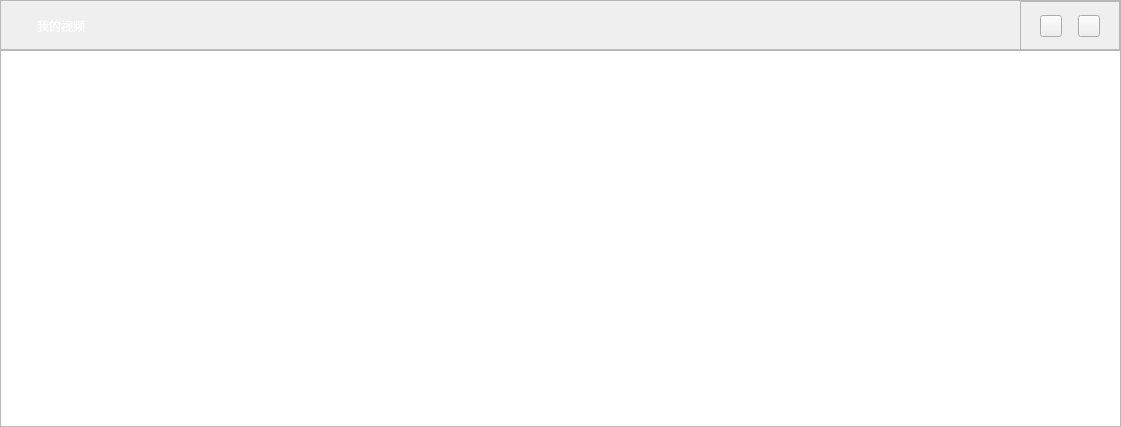
<?xml version="1.0" encoding="UTF-8"?>
<ui version="4.0">
 <class>MyVideosFile</class>
 <widget class="QWidget" name="MyVideosFile">
  <property name="geometry">
   <rect>
    <x>0</x>
    <y>0</y>
    <width>1121</width>
    <height>427</height>
   </rect>
  </property>
  <property name="windowTitle">
   <string>Form</string>
  </property>
  <layout class="QVBoxLayout" name="verticalLayout">
   <property name="spacing">
    <number>0</number>
   </property>
   <property name="leftMargin">
    <number>0</number>
   </property>
   <property name="topMargin">
    <number>0</number>
   </property>
   <property name="rightMargin">
    <number>0</number>
   </property>
   <property name="bottomMargin">
    <number>0</number>
   </property>
   <item>
    <widget class="QFrame" name="frame_video">
     <property name="minimumSize">
      <size>
       <width>0</width>
       <height>50</height>
      </size>
     </property>
     <property name="maximumSize">
      <size>
       <width>16777215</width>
       <height>50</height>
      </size>
     </property>
     <property name="frameShape">
      <enum>QFrame::StyledPanel</enum>
     </property>
     <property name="frameShadow">
      <enum>QFrame::Raised</enum>
     </property>
     <layout class="QHBoxLayout" name="horizontalLayout_3">
      <property name="spacing">
       <number>0</number>
      </property>
      <property name="leftMargin">
       <number>0</number>
      </property>
      <property name="topMargin">
       <number>0</number>
      </property>
      <property name="rightMargin">
       <number>0</number>
      </property>
      <property name="bottomMargin">
       <number>0</number>
      </property>
      <item>
       <layout class="QHBoxLayout" name="horizontalLayout">
        <item>
         <widget class="QPushButton" name="pushButton_myvideo">
          <property name="minimumSize">
           <size>
            <width>120</width>
            <height>50</height>
           </size>
          </property>
          <property name="maximumSize">
           <size>
            <width>16777215</width>
            <height>50</height>
           </size>
          </property>
          <property name="styleSheet">
           <string notr="true">QPushButton
{
border: none;
color: white;
font: 800 20px &quot;微软雅黑&quot;;
background-color: transparent;
}</string>
          </property>
          <property name="text">
           <string>我的视频</string>
          </property>
         </widget>
        </item>
        <item>
         <spacer name="horizontalSpacer">
          <property name="orientation">
           <enum>Qt::Horizontal</enum>
          </property>
          <property name="sizeHint" stdset="0">
           <size>
            <width>769</width>
            <height>20</height>
           </size>
          </property>
         </spacer>
        </item>
        <item>
         <widget class="QFrame" name="frame_showtype">
          <property name="minimumSize">
           <size>
            <width>100</width>
            <height>50</height>
           </size>
          </property>
          <property name="maximumSize">
           <size>
            <width>100</width>
            <height>50</height>
           </size>
          </property>
          <property name="frameShape">
           <enum>QFrame::StyledPanel</enum>
          </property>
          <property name="frameShadow">
           <enum>QFrame::Raised</enum>
          </property>
          <layout class="QHBoxLayout" name="horizontalLayout_2">
           <item>
            <widget class="QPushButton" name="pushButton_listMode">
             <property name="minimumSize">
              <size>
               <width>22</width>
               <height>22</height>
              </size>
             </property>
             <property name="maximumSize">
              <size>
               <width>22</width>
               <height>22</height>
              </size>
             </property>
             <property name="styleSheet">
              <string notr="true">QPushButton
{
border-image: url(:/images/fileitem/file_listMode.png);
}</string>
             </property>
             <property name="text">
              <string/>
             </property>
            </widget>
           </item>
           <item>
            <widget class="QPushButton" name="pushButton_iconMode">
             <property name="minimumSize">
              <size>
               <width>22</width>
               <height>22</height>
              </size>
             </property>
             <property name="maximumSize">
              <size>
               <width>22</width>
               <height>22</height>
              </size>
             </property>
             <property name="styleSheet">
              <string notr="true">QPushButton
{
border-image: url(:/images/fileitem/file_iconMode.png);
}</string>
             </property>
             <property name="text">
              <string/>
             </property>
            </widget>
           </item>
          </layout>
         </widget>
        </item>
       </layout>
      </item>
     </layout>
    </widget>
   </item>
   <item>
    <widget class="QListWidget" name="listWidget_video"/>
   </item>
  </layout>
 </widget>
 <resources/>
 <connections/>
</ui>
